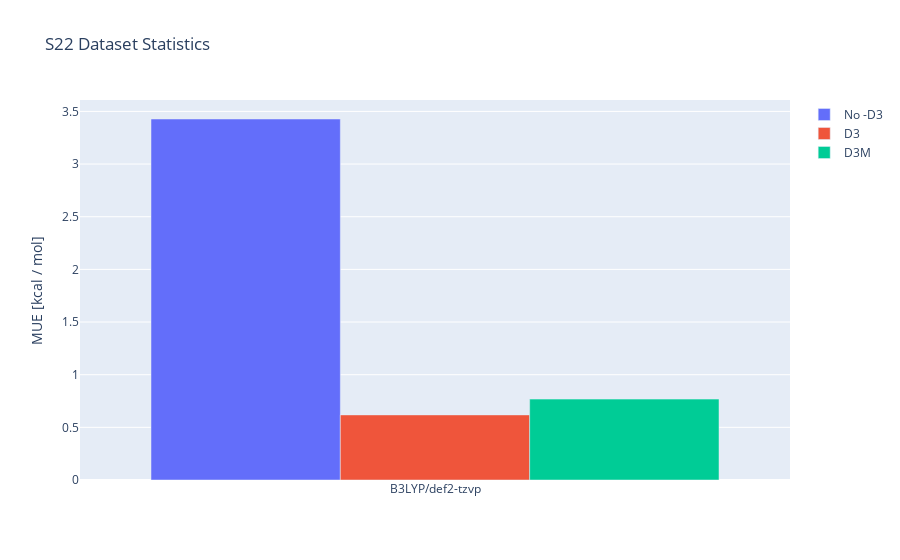

The notebook cell saved with this chart:
### Markdown cell above
## Statistics and Visualization

Visual statistics and plotting can be generated by the ``visualize`` command:

### Code cell
ds.visualize(method=["B3LYP", "B3LYP-D3", "B3LYP-D3M"], basis=["def2-tzvp"], groupby="D3")

### Figure 1 — Plotly figure (JSON) as saved in the notebook; plotly's stock layout.template omitted (floating-point values rounded to 4 significant figures)
{"data": [{"name": "No -D3", "type": "bar", "x": ["B3LYP/def2-tzvp"], "y": [3.428]}, {"name": "D3", "type": "bar", "x": ["B3LYP/def2-tzvp"], "y": [0.618]}, {"name": "D3M", "type": "bar", "x": ["B3LYP/def2-tzvp"], "y": [0.768]}], "layout": {"title": {"text": "S22 Dataset Statistics"}, "yaxis": {"title": {"text": "MUE [kcal / mol]"}}}}
